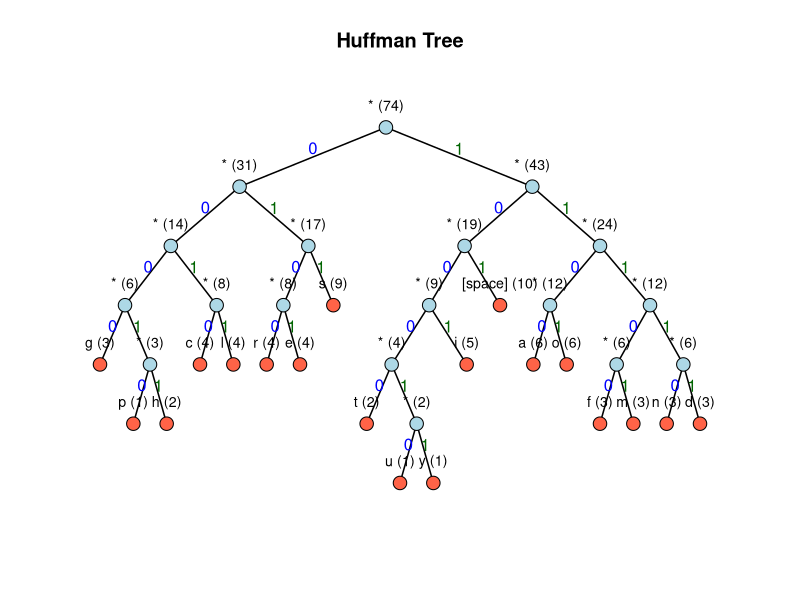
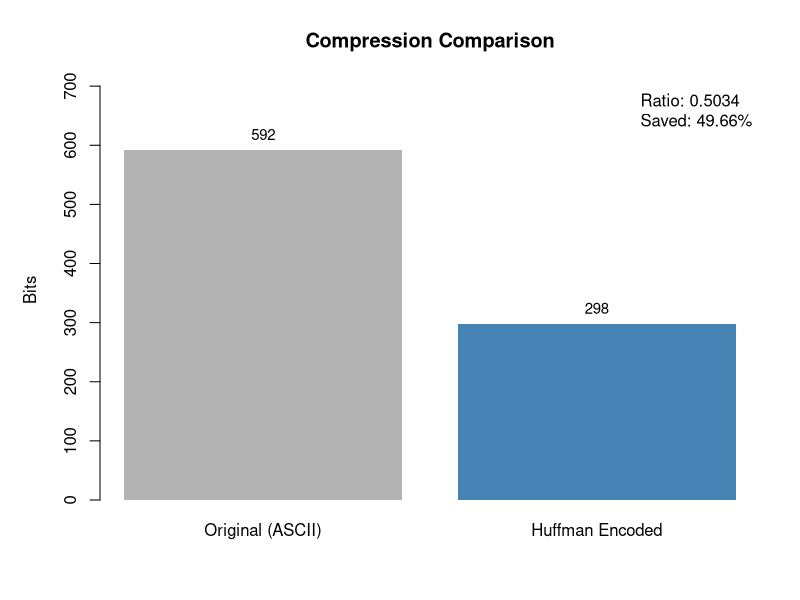

The R script that drew these images, in order:


create_node <- function(char = NULL, freq = 0L, left = NULL, right = NULL) {
  list(char = char, freq = as.integer(freq), left = left, right = right)
}

# Manual sorted insertion by frequency (acts like a simple priority queue)
insert_sorted <- function(queue, node) {
  if (length(queue) == 0) {
    return(list(node))
  }
  
  pos <- 1L
  while (pos <= length(queue) && queue[[pos]]$freq <= node$freq) {
    pos <- pos + 1L
  }
  
  if (pos == 1L) {
    return(c(list(node), queue))
  }
  
  if (pos > length(queue)) {
    return(c(queue, list(node)))
  }
  
  c(queue[1:(pos - 1L)], list(node), queue[pos:length(queue)])
}

build_frequency_table <- function(text) {
  chars <- strsplit(text, split = "", fixed = TRUE)[[1]]
  freq <- list()
  
  for (ch in chars) {
    if (is.null(freq[[ch]])) {
      freq[[ch]] <- 1L
    } else {
      freq[[ch]] <- freq[[ch]] + 1L
    }
  }
  
  freq
}

build_huffman_tree <- function(text) {
  freq_table <- build_frequency_table(text)
  keys <- names(freq_table)
  
  if (length(keys) == 0) {
    stop("Input text is empty.")
  }
  
  queue <- list()
  for (k in keys) {
    queue <- insert_sorted(queue, create_node(char = k, freq = freq_table[[k]]))
  }
  
  # Special case: only one distinct character
  if (length(queue) == 1) {
    only <- queue[[1]]
    return(create_node(char = NULL, freq = only$freq, left = only, right = NULL))
  }
  
  while (length(queue) > 1) {
    left <- queue[[1]]
    right <- queue[[2]]
    queue <- queue[-c(1, 2)]
    
    parent <- create_node(
      char = NULL,
      freq = left$freq + right$freq,
      left = left,
      right = right
    )
    
    queue <- insert_sorted(queue, parent)
  }
  
  queue[[1]]
}

build_code_table <- function(node, prefix = "", table = list()) {
  if (is.null(node$left) && is.null(node$right)) {
    # For a single-character input, assign "0"
    table[[node$char]] <- ifelse(nchar(prefix) == 0, "0", prefix)
    return(table)
  }
  
  if (!is.null(node$left)) {
    table <- build_code_table(node$left, paste0(prefix, "0"), table)
  }
  
  if (!is.null(node$right)) {
    table <- build_code_table(node$right, paste0(prefix, "1"), table)
  }
  
  table
}

tree_depth <- function(node) {
  if (is.null(node)) {
    return(0L)
  }
  if (is.null(node$left) && is.null(node$right)) {
    return(1L)
  }
  1L + max(tree_depth(node$left), tree_depth(node$right))
}

collect_leaf_positions <- function(node, depth = 1L, x_counter = 1L, positions = list()) {
  if (is.null(node)) {
    return(list(positions = positions, x_counter = x_counter))
  }
  
  if (is.null(node$left) && is.null(node$right)) {
    key <- paste0("leaf_", depth, "_", x_counter)
    positions[[key]] <- list(node = node, x = as.numeric(x_counter), y = -as.numeric(depth))
    return(list(positions = positions, x_counter = x_counter + 1L))
  }
  
  left_out <- collect_leaf_positions(node$left, depth + 1L, x_counter, positions)
  right_out <- collect_leaf_positions(node$right, depth + 1L, left_out$x_counter, left_out$positions)
  right_out
}

assign_internal_positions <- function(node, depth = 1L, leaf_positions, idx = 1L, out = list()) {
  if (is.null(node)) {
    return(list(out = out, idx = idx))
  }
  
  if (is.null(node$left) && is.null(node$right)) {
    # Find this exact leaf in precomputed positions
    keys <- names(leaf_positions)
    for (k in keys) {
      if (identical(leaf_positions[[k]]$node, node)) {
        out[[paste0("node_", idx)]] <- list(node = node, x = leaf_positions[[k]]$x, y = leaf_positions[[k]]$y)
        return(list(out = out, idx = idx + 1L))
      }
    }
  }
  
  left_out <- assign_internal_positions(node$left, depth + 1L, leaf_positions, idx, out)
  right_out <- assign_internal_positions(node$right, depth + 1L, leaf_positions, left_out$idx, left_out$out)
  
  # Internal node x is midpoint of children x values
  left_x <- NA_real_
  right_x <- NA_real_
  if (!is.null(node$left)) {
    for (k in names(right_out$out)) {
      if (identical(right_out$out[[k]]$node, node$left)) {
        left_x <- right_out$out[[k]]$x
        break
      }
    }
  }
  if (!is.null(node$right)) {
    for (k in names(right_out$out)) {
      if (identical(right_out$out[[k]]$node, node$right)) {
        right_x <- right_out$out[[k]]$x
        break
      }
    }
  }
  
  node_x <- if (!is.na(left_x) && !is.na(right_x)) {
    (left_x + right_x) / 2
  } else if (!is.na(left_x)) {
    left_x
  } else {
    right_x
  }
  
  right_out$out[[paste0("node_", right_out$idx)]] <- list(
    node = node,
    x = node_x,
    y = -as.numeric(depth)
  )
  
  list(out = right_out$out, idx = right_out$idx + 1L)
}

find_node_coords <- function(positions, target_node) {
  for (k in names(positions)) {
    if (identical(positions[[k]]$node, target_node)) {
      return(c(x = positions[[k]]$x, y = positions[[k]]$y))
    }
  }
  c(x = NA_real_, y = NA_real_)
}

plot_huffman_tree <- function(tree, file_name = "huffman_tree.png", show_plot = interactive()) {
  depth <- tree_depth(tree)
  leaf_out <- collect_leaf_positions(tree)
  positioned <- assign_internal_positions(tree, 1L, leaf_out$positions)$out
  
  max_x <- max(vapply(positioned, function(p) p$x, numeric(1)), na.rm = TRUE)
  
  draw_tree <- function() {
    par(mar = c(2, 2, 4, 2))
    plot(
      NA,
      xlim = c(0, max_x + 1),
      ylim = c(-(depth + 1), -0.5),
      xaxt = "n",
      yaxt = "n",
      xlab = "",
      ylab = "",
      bty = "n",
      main = "Huffman Tree"
    )
    
    for (k in names(positioned)) {
      node_info <- positioned[[k]]
      node <- node_info$node
      parent_xy <- c(node_info$x, node_info$y)
      
      if (!is.null(node$left)) {
        left_xy <- find_node_coords(positioned, node$left)
        segments(parent_xy[1], parent_xy[2], left_xy["x"], left_xy["y"], lwd = 1.5)
        text((parent_xy[1] + left_xy["x"]) / 2, (parent_xy[2] + left_xy["y"]) / 2 + 0.15, "0", col = "blue")
      }
      
      if (!is.null(node$right)) {
        right_xy <- find_node_coords(positioned, node$right)
        segments(parent_xy[1], parent_xy[2], right_xy["x"], right_xy["y"], lwd = 1.5)
        text((parent_xy[1] + right_xy["x"]) / 2, (parent_xy[2] + right_xy["y"]) / 2 + 0.15, "1", col = "darkgreen")
      }
    }
    
    for (k in names(positioned)) {
      node_info <- positioned[[k]]
      node <- node_info$node
      x <- node_info$x
      y <- node_info$y
      
      is_leaf <- is.null(node$left) && is.null(node$right)
      point_col <- if (is_leaf) "tomato" else "lightblue"
      
      points(x, y, pch = 21, bg = point_col, cex = 1.8)
      
      label <- if (is_leaf) {
        leaf_char <- ifelse(node$char == " ", "[space]", node$char)
        paste0(leaf_char, " (", node$freq, ")")
      } else {
        paste0("* (", node$freq, ")")
      }
      text(x, y + 0.35, labels = label, cex = 0.85)
    }
  }
  
  if (!is.null(file_name) && nchar(file_name) > 0) {
    png(filename = file_name, width = 1400, height = 900)
    draw_tree()
    dev.off()
  }
  
  if (show_plot && interactive()) {
    dev.new(width = 12, height = 8)
    draw_tree()
  }
  
  if (!is.null(file_name) && nchar(file_name) > 0) {
    return(normalizePath(file_name, winslash = "/", mustWork = FALSE))
  }
  invisible(NULL)
}

plot_compression_comparison <- function(report, file_name = "compression_comparison.png", show_plot = interactive()) {
  draw_bar <- function() {
    values <- c(report$original_bits, report$compressed_bits)
    names(values) <- c("Original (ASCII)", "Huffman Encoded")
    cols <- c("gray70", "steelblue")
    
    bp <- barplot(
      values,
      col = cols,
      border = NA,
      ylim = c(0, max(values) * 1.2),
      main = "Compression Comparison",
      ylab = "Bits"
    )
    
    text(bp, values, labels = as.character(values), pos = 3, cex = 0.9)
    legend(
      "topright",
      legend = c(
        sprintf("Ratio: %.4f", report$compression_ratio),
        sprintf("Saved: %.2f%%", report$space_saved_percent)
      ),
      bty = "n"
    )
  }
  
  if (!is.null(file_name) && nchar(file_name) > 0) {
    png(filename = file_name, width = 1200, height = 800)
    par(mar = c(5, 5, 4, 2))
    draw_bar()
    dev.off()
  }
  
  if (show_plot && interactive()) {
    dev.new(width = 10, height = 7)
    par(mar = c(5, 5, 4, 2))
    draw_bar()
  }
  
  if (!is.null(file_name) && nchar(file_name) > 0) {
    return(normalizePath(file_name, winslash = "/", mustWork = FALSE))
  }
  invisible(NULL)
}

huffman_encode <- function(text, code_table) {
  chars <- strsplit(text, split = "", fixed = TRUE)[[1]]
  bits <- character(length(chars))
  
  for (i in seq_along(chars)) {
    bits[i] <- code_table[[chars[i]]]
  }
  
  paste0(bits, collapse = "")
}

huffman_decode <- function(bit_string, tree) {
  if (nchar(bit_string) == 0) {
    return("")
  }
  
  bits <- strsplit(bit_string, split = "", fixed = TRUE)[[1]]
  out <- character(0)
  current <- tree
  
  for (b in bits) {
    if (b == "0") {
      current <- current$left
    } else if (b == "1") {
      current <- current$right
    } else {
      stop("Bit string contains symbols other than 0 and 1.")
    }
    
    if (is.null(current$left) && is.null(current$right)) {
      out <- c(out, current$char)
      current <- tree
    }
  }
  
  paste0(out, collapse = "")
}

compression_report <- function(original_text, encoded_bits) {
  original_bits <- nchar(original_text) * 8L
  compressed_bits <- nchar(encoded_bits)
  ratio <- compressed_bits / original_bits
  savings <- (1 - ratio) * 100
  
  list(
    original_bits = original_bits,
    compressed_bits = compressed_bits,
    compression_ratio = ratio,
    space_saved_percent = savings
  )
}

# -------------------------------
# Demo
# -------------------------------
sample_text <- "huffman coding is a classic greedy algorithm for lossless data compression"

tree <- build_huffman_tree(sample_text)
code_table <- build_code_table(tree)
encoded <- huffman_encode(sample_text, code_table)
decoded <- huffman_decode(encoded, tree)
report <- compression_report(sample_text, encoded)
tree_plot_path <- plot_huffman_tree(tree, "huffman_tree.png", show_plot = TRUE)
comparison_plot_path <- plot_compression_comparison(report, "compression_comparison.png", show_plot = TRUE)

cat("Original Text:\n", sample_text, "\n\n", sep = "")
cat("Code Table (character -> bit code):\n")
for (k in names(code_table)) {
  display_key <- ifelse(k == " ", "[space]", k)
  cat(display_key, "->", code_table[[k]], "\n")
}

cat("\nEncoded Bit Length:", report$compressed_bits, "bits\n")
cat("Original Bit Length (ASCII):", report$original_bits, "bits\n")
cat(sprintf("Compression Ratio: %.4f\n", report$compression_ratio))
cat(sprintf("Space Saved: %.2f%%\n\n", report$space_saved_percent))

cat("Decoded Text:\n", decoded, "\n\n", sep = "")
cat("Decoding Correct:", identical(sample_text, decoded), "\n\n")
cat("Tree plot saved as:", tree_plot_path, "\n")
cat("Comparison plot saved as:", comparison_plot_path, "\n\n")

cat("Time Complexity:\n")
cat("1) Frequency table build: O(n)\n")
cat("2) Queue insertions + tree construction (this simple queue is linear insert): O(k^2)\n")
cat("3) Encoding: O(n)\n")
cat("4) Decoding: O(m), where m = number of encoded bits\n\n")

cat("Space Complexity:\n")
cat("1) Frequency table: O(k)\n")
cat("2) Huffman tree: O(k) nodes\n")
cat("3) Encoded output: O(m)\n")
cat("Overall auxiliary space: O(k + m)\n")
cat("(n = text length, k = number of distinct characters)\n")
